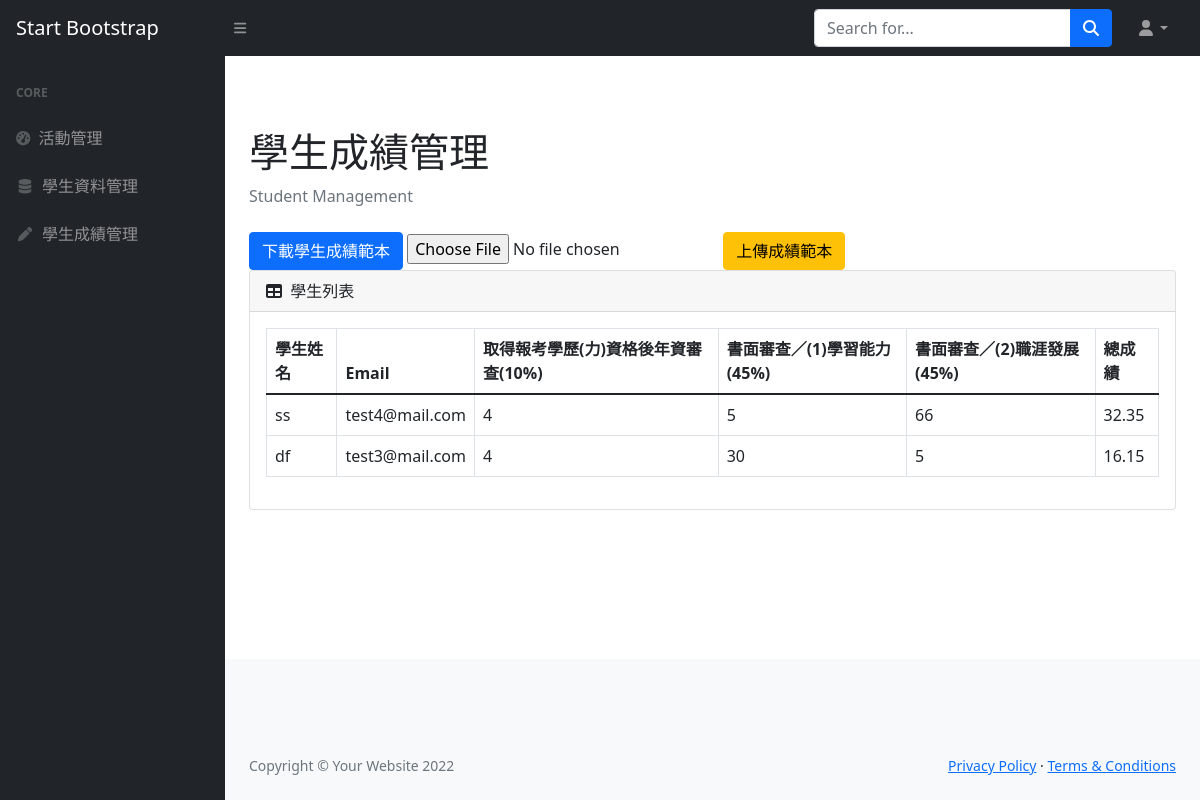
Screenshot of /admin_panel/score_list/2 with the database file from the repository.
### myapp/models.py (models this page shows)
class ScoreLabel(models.Model):
    label1 = models.CharField(max_length=100, blank=False, null=False, default="")
    score1_weight = models.IntegerField(blank=False, null=False, default=0)
    label2 = models.CharField(max_length=100, blank=False, null=False, default="")
    score2_weight = models.IntegerField(blank=False, null=False, default=0)
    label3 = models.CharField(max_length=100, blank=False, null=False, default="")
    score3_weight = models.IntegerField(blank=False, null=False, default=0)

class Score(models.Model):
    student = models.ForeignKey("user.Student", on_delete=models.CASCADE)
    activity = models.ForeignKey("Activity", on_delete=models.CASCADE)
    score1 = models.IntegerField(blank=False, null=False, default=0)
    score2 = models.IntegerField(blank=False, null=False, default=0)
    score3 = models.IntegerField(blank=False, null=False, default=0)
    class Meta:
        unique_together = ("student", "activity")

### user/models.py (models this page shows)
class User(AbstractUser):
    USERNAME_FIELD = "email"
    REQUIRED_FIELDS = ["username"]
    email = models.EmailField(unique=True)
    objects = UserManager()

### admin_panel/views/score_list.py (the view)
# urls.py: path("score_list/<int:activity_id>", score_list, name="score_list"),
def score_list(request, activity_id):
    activity = (
        Activity.objects.select_related("score_label")
        .prefetch_related("student")
        .get(id=activity_id)
    )
    score_label = activity.score_label
    students = activity.student.all()
    students = [
        {
            "id": student.id,
            "name": student.user.username,
            "email": student.user.email,
            "score1": student.score_set.get(activity=activity).score1,
            "score2": student.score_set.get(activity=activity).score2,
            "score3": student.score_set.get(activity=activity).score3,
            "total": student.score_set.get(activity=activity).score1
            * score_label.score1_weight
            / 100
            + student.score_set.get(activity=activity).score2
            * score_label.score2_weight
            / 100
            + student.score_set.get(activity=activity).score3
            * score_label.score3_weight
            / 100,
        }
        for student in students
    ]
    return render(
        request,
        "score_list.html",
        {"students": students, "score_label": score_label, "activity": activity},
    )

### admin_panel/templates/score_list.html (shortened to what this page needs)
{% extends 'layout/app_admin.html' %}
{% load static %}
{% block body %}
<div class="container-fluid px-4">
    <h1 class="mt-4">學生成績管理</h1>
    <ol class="breadcrumb mb-4">
        <li class="breadcrumb-item active">Student Management</li>
    </ol>
    <a href="{% url 'export_score_sample' %}" class="btn btn-primary">下載學生成績範本</a>
    <form action="{% url 'upload_and_read_excel' activity_id=activity.id %}" method="POST" enctype="multipart/form-data"
        style="display: inline;">
        <input type="file" name="excel_file">
        <button class="btn btn-warning btn-block" type="submit">上傳成績範本</button>
    </form>
    <div class="card mb-4">
        <div class="card-header">
            <i class="fas fa-table me-1"></i>
            學生列表
        </div>
        <div class="card-body">
            <table class="table table-bordered" id="dataTable" width="100%" cellspacing="0">
                <thead>
                    <tr>
                        <th>學生姓名</th>
                        <th>Email</th>
                        <th>{{score_label.label1}}</th>
                        <th>{{score_label.label2}}</th>
                        <th>{{score_label.label3}}</th>
                        <th>總成績</th>
                    </tr>
                </thead>
                <tbody>
                    {% for student in students %}
                    <tr>
                        <td>{{ student.name }}</td>
                        <td>{{ student.email }}</td>
                        <td>{{ student.score1 }}</td>
                        <td>{{ student.score2 }}</td>
                        <td>{{ student.score3 }}</td>
                        <td>{{ student.total }}</td>
                    </tr>
                    {% endfor %}
                </tbody>
            </table>
        </div>
    </div>
</div>
{% endblock %}

### rows the page displays
ScoreLabel: label1 "取得報考學歷(力)資格後年資審查(10%)", label2 "書面審查／(1)學習能力(45%)", label3 "書面審查／(2)職涯發展(45%)"
Score: name "ss", email "test4@mail.com", score1 "4", score2 "5", score3 "66", total "32.35"
Score: name "df", email "test3@mail.com", score1 "4", score2 "30", score3 "5", total "16.15"
